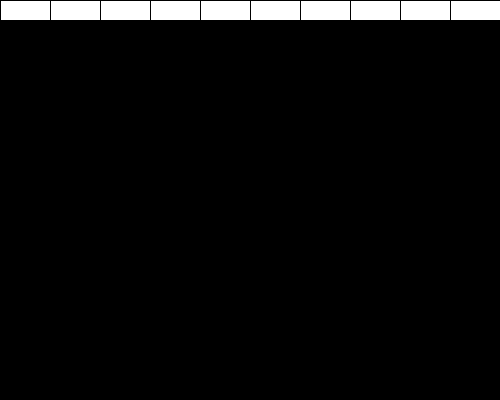
Frame 1 (no input)
Frame 60 (the mouse pressed at the canvas centre just before this capture): identical to frame 1, image omitted
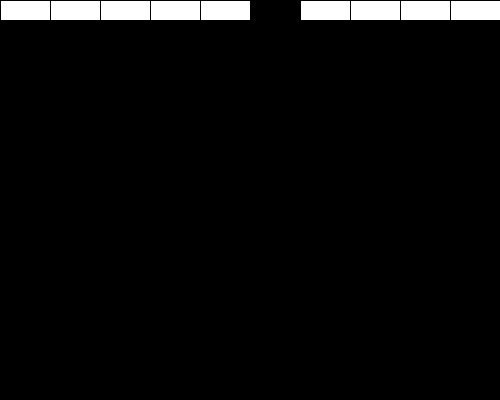
Frame 120 (the mouse held since frame 60 and released just before this capture)

The Processing sketch that drew these frames (run headless with seeded random() and noise(); from frame 60 on, the mouse is pressed at the canvas centre):

// Processing sketch: sample_17_drawing_bricks
// ── sample_17_drawing_bricks.pde
int [] bricks = new int [10];

void setup() {
  int i;
  
  size(500, 400);

  i = 0;
  while(i<10){
      bricks[i] = 1;
      i++;
  }
}

void draw()
{
  int i;
  
  background(0);
  
  i = 0;
  while(i < 10){
    if ( bricks[i] == 1) fill(255);
    else fill(0);
    
    rect(i*50, 0, 50, 20); 
    i++;
  }
 
  if ( mousePressed  )
  {
      if ( bricks[mouseX/50] == 1 )
      {
          bricks[mouseX/50] = 0; 
      }
   }
}

// for statement
/*
int [] bricks = new int [10];

void setup() 
{
  int i;
  
  size(500, 400);

  for(i=0; i<10; i++) 
  {
      bricks[i] = 1;
  }
}

void draw()
{
  int i;
  
  background(0);
  
  for(i=0; i<10; i++) 
  {
    if ( bricks[i] == 1) fill(255);
    else fill(0);
    
    rect(i*50, 0, 50, 20); 
  }
 
  if ( mousePressed  )
  {
      if ( bricks[mouseX/50] == 1 )
      {
          bricks[mouseX/50] = 0; 
      }
   }
}
*/
